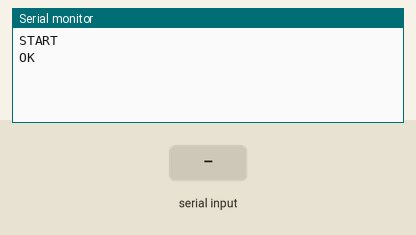
Recording of a sketch running on a simulated Arduino Mega 2560, built with avr-gcc and run on an emulated ATmega2560. Shown: the last lines printed to the serial monitor. The inputs (shaded band) are chosen by the test bench. The modem accepts every AT command (registered, SIM ready, sends succeed) and sends nothing else.

Above: at 1.2 s.
1.3 s: "+917066485916" received over the second serial link
At 3.0 s:
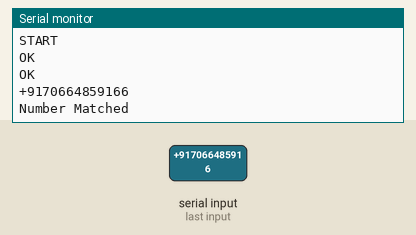
3.8 s: "ON" received over the second serial link
At 5.3 s:
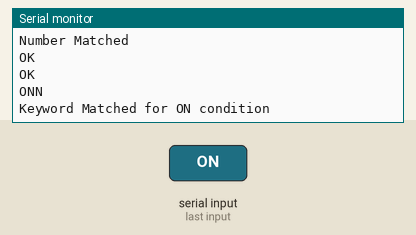

The sketch:

gsm_manual_control.ino
```cpp
#define BUFFER_SIZE 250
char  GSM_string[250];
//char pump[4];
void setup()
{
  Serial.begin(9600);
  Serial1.begin(9600);
}

void loop()
{
  manual();
}

int readStrings(int timeout)
{

  int  index = 0;
  int  inByte = 0;
  char WS[3];
  int i=0, j=0, k=0, l=0;
  char pump[4]={'O','F','F'};

  //----- erase GSM_string
  memset(GSM_string, 0, BUFFER_SIZE);
  memset(WS, 0, 3);

  //----- clear Serial Line Buffer
  Serial1.flush();
  while(Serial1.available()) { Serial1.read(); }

  //----- wait of the first character for "timeout" ms
  Serial1.setTimeout(timeout);
  inByte = Serial1.readBytes(WS, 1);
  GSM_string[index++] = WS[0];

  //----- wait of further characters until a pause of 30 ms occures
  while(inByte > 0)
  {
    Serial1.setTimeout(1000);
    inByte = Serial1.readBytes(WS, 1);
    GSM_string[index++] = WS[0];
  }
  Serial.println(GSM_string);
  if(strstr(GSM_string, "+917066485916"))
  {
    Serial.println("Number Matched");
    i=1;
  }
  if(strstr(GSM_string, "ON"))
  {
    Serial.println("Keyword Matched for ON condition");
    j=1;
   }
  if(strstr(GSM_string, "OFF"))
  {
    Serial.println("Keyword Matched for OFF condition");
    k=1;
  }

  if(strstr(GSM_string, "STATUS"))
  {
    Serial.println("Your status of SICCA will be sent on registerd mobile number");
    l=1;
  }
  if(i==1 && j==1)
  {
    Serial.println("PUMP ON");
    pump[4]='O','N',' ';
  }
  if(i==1 && k==1)
  {
    Serial.println("PUMP OFF");
    pump[4]='O','F','F';
  }

//    if(l == 1)
//    {
//      Serial1.print("AT+CMGF=1\r\n");
//      readStrings(1000);
//      Serial1.print("AT+CMGS=\"7066485916\"\r\n");
//      readStrings(1000);
//      Serial1.print("SM=450, ST=26, HUM= 56, TEMP=28, Pump status=");
//      for(int x=0; x<3;x++)
//      {
//       Serial1.print(pump[x]);
//      }
//      Serial1.write(26);
//      Serial.println("pump");
//      Serial.println("Your SMS has been sent on your registered mobile number.");
//    }
  return 0;
}
void manual()
{
//  Serial1.println("AT+CMGD=1,4");       //delete all SMS
//  readStrings(1000);
//  Serial.println("Your all SMS has been deleted");
//  delay(1000);
  Serial.println("START");
  Serial1.println("AT+CMGF=1");            //set GSM in text mode
  readStrings(1000);
  Serial1.println("AT+CMGR=1");            //read SMS with index 1
  readStrings(1000);
  Serial1.println("AT+CMGR=2");            //read SMS with index 2
  readStrings(1000);
  Serial1.println("AT+CMGR=3");            //read SMS with index 3
  readStrings(1000);
  delay(100);
  Serial1.println("AT+CMGR=4");            //read SMS with index 4
  readStrings(1000);
  delay(100);
  Serial1.println("AT+CMGR=5");            //read SMS with index 4
  readStrings(1000);
  delay(100);
  Serial.println("END");
  delay(5000);
}
```

Measured:
- after the input at 1.3 s, the serial monitor: prints a new line after 1.0 s (image 1)
- after the input at 3.8 s, the serial monitor: prints a new line after 1.0 s (image 2)
